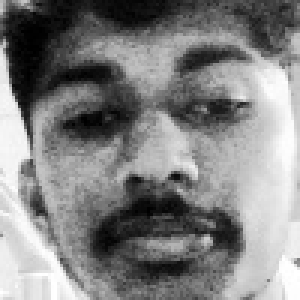
#> input picture face_recognization/dataset/bot/bot_0.jpg, 100 x 100 px, found by its file name (shown 3 times larger); its folder holds 3 pictures in this run
$ python logistic_regression.py
#> lines starting #> are read from the running program, lines starting #| are printed output that depends on the picture
import os
import numpy as np
from sklearn.model_selection import train_test_split
from sklearn.linear_model import LogisticRegression
from sklearn.metrics import accuracy_score
from sklearn.preprocessing import StandardScaler
from skimage import io, transform
from skimage.color import rgb2gray
from skimage.feature import hog

# Specify your dataset directory
dataset_dir = 'C:/Users/91866/OneDrive - Amrita Vishwa Vidyapeetham/Desktop/git/live_facial_recognition/face_recognization/dataset'

# Function to load images and labels from the dataset directory
# Function to load images and labels from the dataset directory
def load_dataset(dataset_dir):
    image_data = []
    labels = []

    for label in os.listdir(dataset_dir):
        label_dir = os.path.join(dataset_dir, label)
        for image_file in os.listdir(label_dir):
            image_path = os.path.join(label_dir, image_file)
            image = io.imread(image_path)
#> image is the input picture: shape (100, 100); min 0, max 255, mean 129.6
            # You can add preprocessing here (e.g., resize, HOG feature extraction)
            image = transform.resize(image, (64, 64))  # Resize to a common size
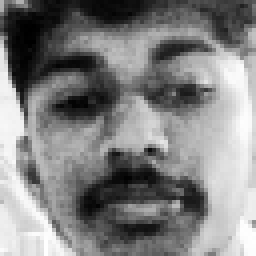
#> image: shape (64, 64) float64 (shown 4 times larger); min 0.000189, max 1, mean 0.508
            image = hog(image)  # Apply HOG feature extraction
#> image = 2916 values, max 0.26 at index 0, min 0 at index 6, mean 0.0865
            image_data.append(image)
            labels.append(label)
#> pass 2 of the loop in load_dataset, `for label in os.listdir(dataset_dir):`:
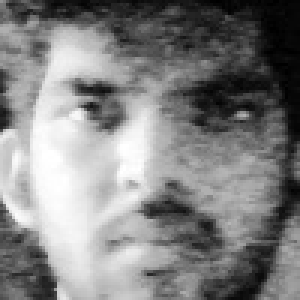
#> input picture face_recognization/dataset/guru/guru_0.jpg, 100 x 100 px, found by its file name (shown 3 times larger)
#> in load_dataset, image is the input picture: shape (100, 100); min 0, max 255, mean 129
#> in load_dataset, `image = transform.resize(image, (64, 64))`:
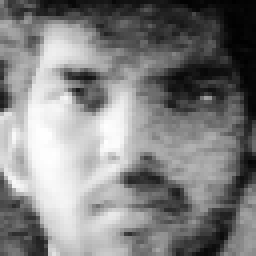
#> image: shape (64, 64) float64 (shown 4 times larger); min 0.00363, max 1, mean 0.506
#> in load_dataset, `image = hog(image)`: image = 2916 values, max 0.267 at index 2437, min 0 at index 26, mean 0.0895

    return np.array(image_data), np.array(labels)


# Load the dataset
X, y = load_dataset(dataset_dir)

# Preprocess the data (flatten and normalize)
X = StandardScaler().fit_transform(X)

# Split the dataset into training and testing sets
X_train, X_test, y_train, y_test = train_test_split(X, y, test_size=0.2, random_state=42)

# Create and train the logistic regression model
model = LogisticRegression(max_iter=1000)
model.fit(X_train, y_train)

# Evaluate the model
y_pred = model.predict(X_test)
accuracy = accuracy_score(y_test, y_pred)
print(f"Accuracy: {accuracy}")
